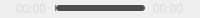
           <widget class="QWidget" name="widget_2" native="true">
            <property name="maximumSize">
             <size>
              <width>16777215</width>
              <height>18</height>
             </size>
            </property>
            <property name="styleSheet">
             <string notr="true">font: 9pt &quot;Microsoft YaHei UI&quot;;</string>
            </property>
            <layout class="QVBoxLayout" name="verticalLayout">
             <property name="spacing">
              <number>0</number>
             </property>
             <property name="leftMargin">
              <number>0</number>
             </property>
             <property name="topMargin">
              <number>0</number>
             </property>
             <property name="rightMargin">
              <number>0</number>
             </property>
             <property name="bottomMargin">
              <number>0</number>
             </property>
             <item>
              <layout class="QHBoxLayout" name="horizontalLayout_5">
               <property name="spacing">
                <number>8</number>
               </property>
               <property name="leftMargin">
                <number>16</number>
               </property>
               <property name="rightMargin">
                <number>16</number>
               </property>
               <item>
                <widget class="QLabel" name="label_ctime">
                 <property name="styleSheet">
                  <string notr="true">color: rgb(219, 219, 219);</string>
                 </property>
                 <property name="text">
                  <string>00:00</string>
                 </property>
                </widget>
               </item>
               <item>
                <widget class="QSlider" name="timeSlider">
                 <property name="cursor">
                  <cursorShape>PointingHandCursor</cursorShape>
                 </property>
                 <property name="styleSheet">
                  <string notr="true">QSlider::groove:horizontal{border: 0px solid #ff0000;height:6px;}
QSlider::sub-page:horizontal{background: #2F89FC;border-radius: 3px;}
QSlider::add-page:horizontal{background: #4d4d4d;border-radius: 3px;}
QSlider::handle:horizontal{image: url(:/res/img/circle-fill.png);width:17px;height:17px;margin-top:-6px;margin-bottom: -6px;}</string>
                 </property>
                 <property name="minimum">
                  <number>1</number>
                 </property>
                 <property name="maximum">
                  <number>100</number>
                 </property>
                 <property name="orientation">
                  <enum>Qt::Orientation::Horizontal</enum>
                 </property>
                </widget>
               </item>
               <item>
                <widget class="QLabel" name="label_ttime">
                 <property name="styleSheet">
                  <string notr="true">color: rgb(219, 219, 219);</string>
                 </property>
                 <property name="text">
                  <string>00:00</string>
                 </property>
                </widget>
               </item>
              </layout>
             </item>
            </layout>
           </widget>
